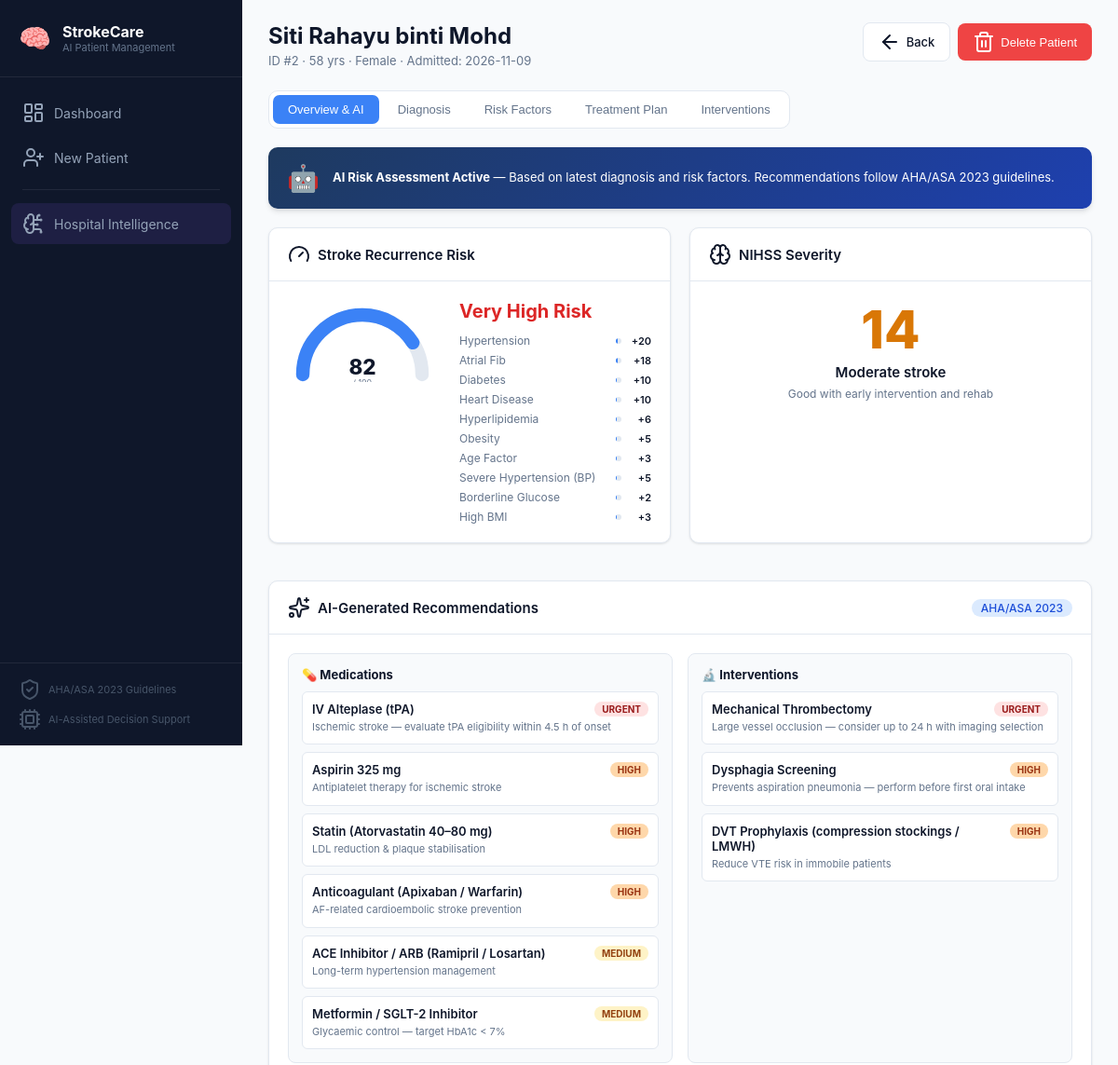
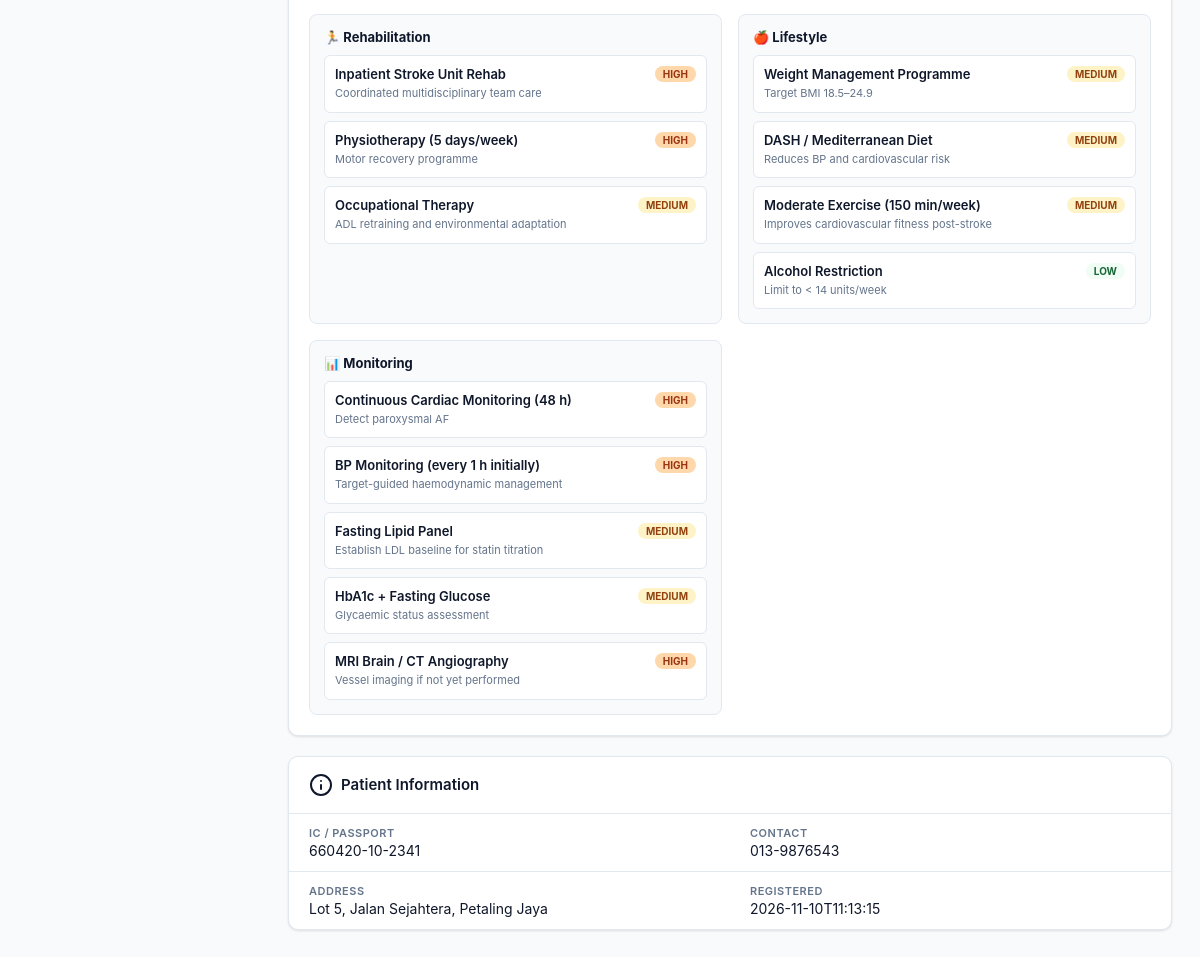
Page /patient/2 on the committed database (2 pictures, top to bottom).
### tables this page shows
CREATE TABLE patients (
            id               INTEGER PRIMARY KEY AUTOINCREMENT,
            name             TEXT    NOT NULL,
            age              INTEGER NOT NULL,
            gender           TEXT    NOT NULL,
            ic_number        TEXT,
            contact          TEXT,
            address          TEXT,
            admission_date   TEXT    NOT NULL,
            created_at       TEXT    NOT NULL
        );

CREATE TABLE diagnoses (
            id               INTEGER PRIMARY KEY AUTOINCREMENT,
            patient_id       INTEGER NOT NULL,
            stroke_type      TEXT    NOT NULL,
            nihss_score      INTEGER NOT NULL,
            onset_time       TEXT,
            affected_side    TEXT,
            symptoms         TEXT,
            imaging_result   TEXT,
            notes            TEXT,
            diagnosed_at     TEXT    NOT NULL,
            FOREIGN KEY (patient_id) REFERENCES patients(id) ON DELETE CASCADE
        );

### app.py (the view)
@app.route("/patient/<int:patient_id>")
def patient_detail(patient_id):
    db = get_db()
    patient  = db.execute("SELECT * FROM patients WHERE id = ?", (patient_id,)).fetchone()
    if not patient:
        flash("Patient not found.", "error")
        return redirect(url_for("index"))
    diagnoses   = db.execute("SELECT * FROM diagnoses WHERE patient_id = ? ORDER BY diagnosed_at DESC", (patient_id,)).fetchall()
    risk_factors = db.execute("SELECT * FROM risk_factors WHERE patient_id = ? ORDER BY id DESC LIMIT 1", (patient_id,)).fetchone()
    treatments  = db.execute("SELECT * FROM treatment_plans WHERE patient_id = ? ORDER BY created_at DESC", (patient_id,)).fetchall()
    interventions = db.execute("SELECT * FROM interventions WHERE patient_id = ? ORDER BY created_at DESC", (patient_id,)).fetchall()
    db.close()
    ai_risk = None
    ai_recs = None
    nihss_info = None
    if diagnoses:
        latest_dx = dict(diagnoses[0])
        rf_dict = dict(risk_factors) if risk_factors else {}
        rf_dict["age"] = patient["age"]
        ai_risk = predict_stroke_risk(rf_dict)
        ai_recs = recommend_treatment({"diagnosis": latest_dx, "risk_factors": rf_dict})
        nihss_info = compute_nihss_severity(int(latest_dx.get("nihss_score", 0)))
    return render_template("patient_detail.html",
        patient=patient,
        diagnoses=diagnoses,
        risk_factors=risk_factors,
        treatments=treatments,
        interventions=interventions,
        ai_risk=ai_risk,
        ai_recs=ai_recs,
        nihss_info=nihss_info
    )

### app.py (called while the page is built)
def get_db():
    conn = sqlite3.connect(DB_PATH)
    conn.row_factory = sqlite3.Row
    conn.execute("PRAGMA foreign_keys = ON")
    return conn

def compute_nihss_severity(score: int) -> dict:
    if score == 0:
        return {"label": "No stroke symptoms", "prognosis": "Excellent", "color": "green"}
    elif score <= 4:
        return {"label": "Minor stroke", "prognosis": "Very good — most patients recover fully", "color": "emerald"}
    elif score <= 15:
        return {"label": "Moderate stroke", "prognosis": "Good with early intervention and rehab", "color": "amber"}
    elif score <= 20:
        return {"label": "Moderate–severe stroke", "prognosis": "Guarded — intensive rehabilitation needed", "color": "orange"}
    else:
        return {"label": "Severe stroke", "prognosis": "Poor — high dependency or mortality risk", "color": "red"}

### templates/patient_detail.html (shortened to what this page needs)
{% extends "base.html" %}
{% block content %}
<div class="page-header">
  <div>
    <h1 class="page-title">{{ patient.name }}</h1>
    <p class="page-sub">ID #{{ patient.id }} · {{ patient.age }} yrs · {{ patient.gender }} · Admitted: {{ patient.admission_date }}</p>
  </div>
  <div class="action-group">
    <a href="/" class="btn btn-outline"><i data-lucide="arrow-left"></i> Back</a>
    <form method="POST" action="/patient/{{ patient.id }}/delete"
          onsubmit="return confirm('Permanently delete {{ patient.name }}?')">
      <button type="submit" class="btn btn-danger"><i data-lucide="trash-2"></i> Delete Patient</button>
    </form>
  </div>
</div>
<div class="tabs-wrapper">
  <div class="tabs" id="tabs">
    <button class="tab active" onclick="showTab('overview')">Overview &amp; AI</button>
    <button class="tab" onclick="showTab('diagnosis')">Diagnosis</button>
    <button class="tab" onclick="showTab('risk')">Risk Factors</button>
    <button class="tab" onclick="showTab('treatment')">Treatment Plan</button>
    <button class="tab" onclick="showTab('interventions')">Interventions</button>
  </div>
</div>
<div id="tab-overview" class="tab-panel">
  {% if ai_risk %}
  <div class="ai-banner">
    <div class="ai-banner-icon">🤖</div>
    <div class="ai-banner-text">
      <strong>AI Risk Assessment Active</strong> — Based on latest diagnosis and risk factors.
      Recommendations follow AHA/ASA 2023 guidelines.
    </div>
  </div>
  <div class="card-row">
    <div class="card risk-card">
      <div class="card-header"><h2 class="card-title"><i data-lucide="gauge"></i> Stroke Recurrence Risk</h2></div>
      <div class="risk-score-container">
        <div class="risk-gauge">
          <svg viewBox="0 0 200 110" class="gauge-svg">
            <path d="M 20 100 A 80 80 0 0 1 180 100" fill="none" stroke="#e2e8f0" stroke-width="18" stroke-linecap="round"/>
            <path id="gauge-arc" d="M 20 100 A 80 80 0 0 1 180 100" fill="none" stroke="#3b82f6"
                  stroke-width="18" stroke-linecap="round"
                  stroke-dasharray="{{ (ai_risk.score / 100 * 251.2)|round(1) }} 251.2"/>
            <text x="100" y="100" text-anchor="middle" class="gauge-score">{{ ai_risk.score }}</text>
            <text x="100" y="115" text-anchor="middle" class="gauge-label">/ 100</text>
          </svg>
        </div>
        <div class="risk-details">
          <div class="risk-category risk-{{ ai_risk.color }}">{{ ai_risk.category }} Risk</div>
          <div class="risk-contributions">
            {% for factor, pts in ai_risk.contributions.items() %}{% if pts > 0 %}
            <div class="risk-factor-row">
              <span class="risk-factor-name">{{ factor }}</span>
              <div class="risk-bar-bg"><div class="risk-bar" style="width:{{ [pts * 2, 100]|min }}%"></div></div>
              <span class="risk-pts">+{{ pts }}</span>
            </div>
            {% endif %}{% endfor %}
          </div>
        </div>
      </div>
    </div>
    {% if nihss_info %}
    <div class="card nihss-card">
      <div class="card-header"><h2 class="card-title"><i data-lucide="brain"></i> NIHSS Severity</h2></div>
      <div class="nihss-display">
        <div class="nihss-score-big nihss-{{ nihss_info.color }}">
          {{ diagnoses[0].nihss_score }}
        </div>
        <div class="nihss-label">{{ nihss_info.label }}</div>
        <div class="nihss-prognosis">{{ nihss_info.prognosis }}</div>
      </div>
    </div>
    {% endif %}
  </div>
  {% if ai_recs %}
  <div class="card">
    <div class="card-header">
      <h2 class="card-title"><i data-lucide="sparkles"></i> AI-Generated Recommendations</h2>
      <span class="badge badge-blue">AHA/ASA 2023</span>
    </div>
    <div class="rec-grid">
      {% set sections = [
        ('💊', 'Medications',    'medications',    'purple'),
        ('🔬', 'Interventions',  'interventions',  'red'),
        ('🏃', 'Rehabilitation', 'rehabilitation', 'green'),
        ('🍎', 'Lifestyle',      'lifestyle',      'amber'),
        ('📊', 'Monitoring',     'monitoring',     'blue')
      ] %}
      {% for icon, label, key, color in sections %}
      {% if ai_recs[key] %}
      <div class="rec-section rec-{{ color }}">
        <div class="rec-section-title">{{ icon }} {{ label }}</div>
        {% for item in ai_recs[key] %}
        <div class="rec-item">
          <div class="rec-item-top">
            <span class="rec-name">{{ item.name }}</span>
            <span class="priority-badge priority-{{ item.priority | lower | replace(' ','_') }}">{{ item.priority }}</span>
          </div>
          <div class="rec-reason">{{ item.reason }}</div>
        </div>
        {% endfor %}
      </div>
      {% endif %}
      {% endfor %}
    </div>
  </div>
  {% endif %}
  {% endif %}
  <div class="card">
    <div class="card-header"><h2 class="card-title"><i data-lucide="info"></i> Patient Information</h2></div>
    <div class="info-grid">
      <div class="info-item"><span class="info-label">IC / Passport</span><span>{{ patient.ic_number or '—' }}</span></div>
      <div class="info-item"><span class="info-label">Contact</span><span>{{ patient.contact or '—' }}</span></div>
      <div class="info-item"><span class="info-label">Address</span><span>{{ patient.address or '—' }}</span></div>
      <div class="info-item"><span class="info-label">Registered</span><span>{{ patient.created_at }}</span></div>
    </div>
  </div>
</div>
            {% set rf_vals = risk_factors or {} %}
{% endblock %}

### rows in the picture
patients: name "Siti Rahayu binti Mohd", id "2", age "58", gender "Female", admission_date "2026-11-09", ic_number "660420-10-2341", contact "013-9876543", address "Lot 5, Jalan Sejahtera, Petaling Jaya", created_at "2026-11-10T11:13:15"
diagnoses: nihss_score "14"

### other values in the picture
{{ ai_risk.score }} "82"
{{ ai_risk.category }} "Very High"
{{ factor }} "Hypertension" "Atrial Fib" "Diabetes" "Heart Disease" "Hyperlipidemia" "Obesity" "Age Factor" "Severe Hypertension (BP)" "Borderline Glucose" "High BMI"
{{ pts }} "20" "18" "10" "10" "6" "5" "3" "5" "2" "3"
{{ nihss_info.label }} "Moderate stroke"
{{ nihss_info.prognosis }} "Good with early intervention and rehab"
{{ icon }} "💊" "🔬" "🏃" "🍎" "📊"
{{ label }} "Medications" "Interventions" "Rehabilitation" "Lifestyle" "Monitoring"
{{ item.name }} "IV Alteplase (tPA)" "Aspirin 325 mg" "Statin (Atorvastatin 40–80 mg)" "Anticoagulant (Apixaban / Warfarin)" "ACE Inhibitor / ARB (Ramipril / Losartan)" "Metformin / SGLT-2 Inhibitor" "Mechanical Thrombectomy" "Dysphagia Screening" "DVT Prophylaxis (compression stockings / LMWH)" "Inpatient Stroke Unit Rehab" "Physiotherapy (5 days/week)" "Occupational Therapy" "Weight Management Programme" "DASH / Mediterranean Diet" "Moderate Exercise (150 min/week)" "Alcohol Restriction" "Continuous Cardiac Monitoring (48 h)" "BP Monitoring (every 1 h initially)" "Fasting Lipid Panel" "HbA1c + Fasting Glucose" "MRI Brain / CT Angiography"
{{ item.priority }} "URGENT" "HIGH" "HIGH" "HIGH" "MEDIUM" "MEDIUM" "URGENT" "HIGH" "HIGH" "HIGH" "HIGH" "MEDIUM" "MEDIUM" "MEDIUM" "MEDIUM" "LOW" "HIGH" "HIGH" "MEDIUM" "MEDIUM" "HIGH"
{{ item.reason }} "Ischemic stroke — evaluate tPA eligibility within 4.5 h of onset" "Antiplatelet therapy for ischemic stroke" "LDL reduction & plaque stabilisation" "AF-related cardioembolic stroke prevention" "Long-term hypertension management" "Glycaemic control — target HbA1c < 7%" "Large vessel occlusion — consider up to 24 h with imaging selection" "Prevents aspiration pneumonia — perform before first oral intake" "Reduce VTE risk in immobile patients" "Coordinated multidisciplinary team care" "Motor recovery programme" "ADL retraining and environmental adaptation" "Target BMI 18.5–24.9" "Reduces BP and cardiovascular risk" "Improves cardiovascular fitness post-stroke" "Limit to < 14 units/week" "Detect paroxysmal AF" "Target-guided haemodynamic management" "Establish LDL baseline for statin titration" "Glycaemic status assessment" "Vessel imaging if not yet performed"
